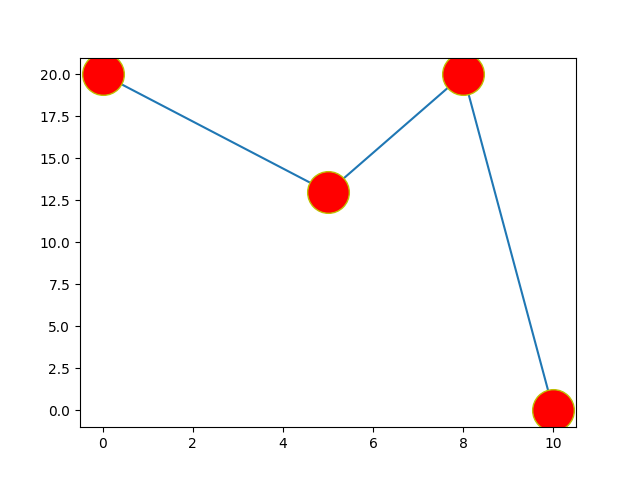

Generate this figure with Python:
import matplotlib.pyplot as mp
import numpy as np
mp.plot(np.array([0,5,8,10]),np.array([20,13,20,0]),marker='o',ms=30,mec='y',mfc='r')
mp.show()
